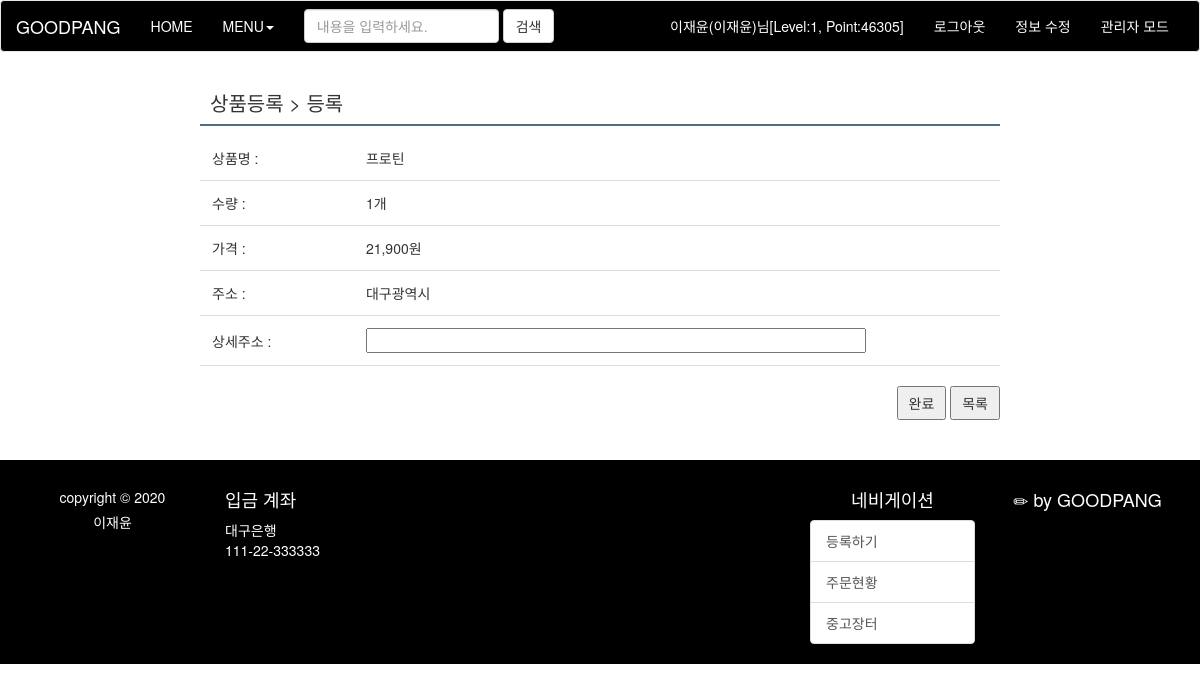
/final-project-final/basket_order_form.php?num=73&page=1&id=이재윤 (signed in), run on the app's committed database.
### tables this page shows
CREATE TABLE `basket_my` (
  `num` int(11) NOT NULL,
  `id` char(15) NOT NULL,
  `name` char(10) NOT NULL,
  `product_name` char(200) NOT NULL,
  `price` int(11) NOT NULL,
  `count` int(11) NOT NULL,
  `file_copied` char(40) NOT NULL,
  `totalmoney` int(11) NOT NULL
);

CREATE TABLE `members` (
  `num` int(11) NOT NULL,
  `id` char(15) NOT NULL,
  `pass` char(15) NOT NULL,
  `name` char(10) NOT NULL,
  `email` char(80) DEFAULT NULL,
  `address` varchar(30) NOT NULL,
  `regist_day` char(20) DEFAULT NULL,
  `level` int(11) DEFAULT NULL,
  `point` int(11) DEFAULT NULL
);

### final-project-final/basket_order_form.php (the view, shortened to what this page needs)
<?php
$num  = $_GET["num"];
$page = $_GET["page"];
$userid = $_GET["id"];
$con = mysqli_connect("localhost", "user1", "12345", "goodpang");
$sql = "select * from basket_my where num=$num";
$result = mysqli_query($con, $sql);
$row = mysqli_fetch_array($result);
$product_name     = $row["product_name"];
$count         = $row["count"];
$totalmoney    = $row["totalmoney"];
$sql = "select * from members where id='$userid'";
$result = mysqli_query($con, $sql);
$row = mysqli_fetch_array($result);
$address = $row["address"];
?>
<!DOCTYPE html>
<html>
<head>
<link rel="stylesheet" type="text/css" href="./css/common.css">
<link rel="stylesheet" type="text/css" href="./css/basket.css">
<link rel="stylesheet" href="./css/bootstrap.min.css">
<link rel="stylesheet" href="./css/bar.css">
</head>
<body>
<header>
    <?php include "header.php";?>
</header>
<section>
   	<div id="basket_box">
	    <h3 id="basket_title">
	    		상품등록 > 등록
		</h3>
	    <form  name="basket_order_form" method="post" action="order_insert.php?num=<?=$num?>&page=<?=$page?>" enctype="multipart/form-data">
	    	 <ul id="basket_form">
				<li>
					<span class="col1">상품명 : </span>
					<span class="col2"><?=$product_name?></span>
				</li>
	    		<li>
	    			<span class="col1">수량 : </span>
	    			<span class="col2"><?=$count?>개</span>
	    		</li>
          <li>
	    			<span class="col1">가격 : </span>
	    			<span class="col2"><?=number_format($totalmoney)?>원</span>
	    		</li>
          <li>
	    			<span class="col1">주소 : </span>
	    			<span class="col2"><?=$address?></span>
	    		</li>
          <li>
	    			<span class="col1">상세주소 : </span>
	    			<span class="col2"><input type="text" name="address2"></span>
	    		</li>
	    	    </ul>
	    	<ul class="buttons">
				<li><button type="button" onclick="check_order()">완료</button></li>
				<li><button type="button" onclick="location.href='basket_list.php'">목록</button></li>
			</ul>
	    </form>
	</div>
</section>
<footer style="background-color: #000000; color: #ffffff">
    <?php include "footer.php";?>
</footer>
</body>
</html>

### final-project-final/css/common.css (style rules this page uses)
* { padding: 0; margin: 0; }
body { font-family: "돋움"; font-size: 14px; }
ul { list-style-type: none; }

### final-project-final/css/basket.css (style rules this page uses)
#basket_box { position: relative; width: 800px; margin: 0 auto; }
#basket_box h3 { margin-top: 30px; padding: 10px; border-bottom: solid 2px #516e7f; font-size: 20px; }
#basket_form span { display: inline-block; }
#basket_form .col1 { width: 150px; }
#basket_form li { padding: 12px; border-bottom: solid 1px #dddddd; }
#basket_form input { width: 500px; height: 25px; }
#basket_box .buttons { text-align: right; margin: 20px 0 40px 0; }
#basket_box .buttons li { display: inline; }
#basket_box .buttons button { padding: 5px 10px; cursor: pointer; }
#basket_box { width: 800px; margin: 0 auto; }

### final-project-final/css/bar.css (style rules this page uses)
* { font-family: :'Nanum Gothic'; }

### data on the page
basket_my: product_name "프로틴", count "1", totalmoney "21,900"
members: address "대구광역시"

### other printed values
$logged "이재윤(이재윤)님[Level:1, Point:46305]"
